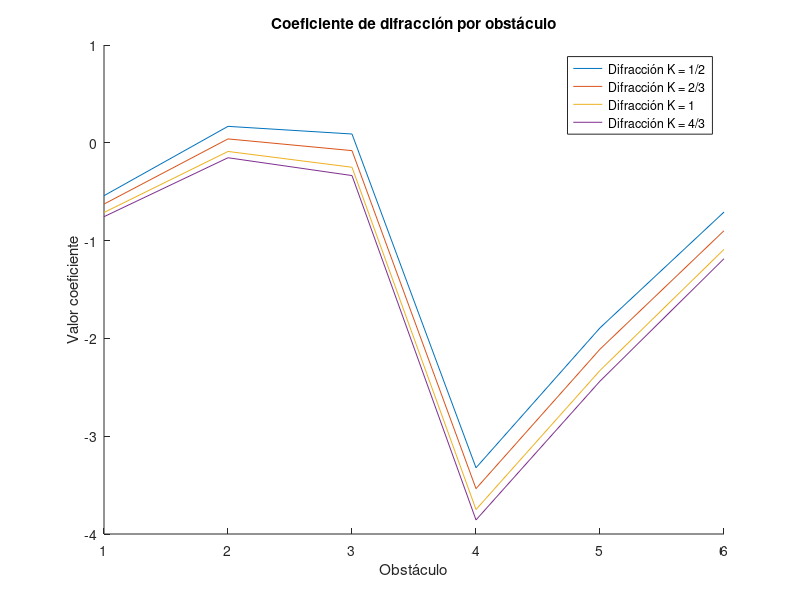

Write the MATLAB code that produced this figure.
clear;close all;clc;

f      = 2.3e9;
c      = 3e8;
lambda = c/f;

% Alturas, distancia y radio en metros

d  = 20.09e3; %en Km
R0 = 6370e3;

e = [796 800 803 799 735 760 788 805];
a = [10 0 0 0 0 0 0 8];
d1 = [0 0.806e3 1.910e3 3.721e3 7.831e3 10.955e3 14.965e3 d];
d2 = d - d1;


K           = [0.5, 2/3 ,1, 4/3];
Re          = R0*K;
altura_rayo = ((e(end)+a(end)-e(1)-a(1))/d)*d1 + e(1)+a(1);
R1          = sqrt(lambda*d1.*d2/d); 

%Repito el código de Diego pero "K" es un vector, y por tanto "Re" tambien.

% -----------------------------------------------------------------------
% Esta parte elimina el primer y último elemento de los arrays, ya que se 
% corresponde con los valores de las torres y se obtienen valores que no se usan.
d1(:,1)   =[];
d1(:,end) =[];
e(:,1)    =[];
e(:,end)  =[];
R1(:,1)   =[];
R1(:,end) =[];
altura_rayo(:,1)   = [];
altura_rayo(:,end) = [];
% -----------------------------------------------------------------------
d2=d-d1;

obstaculo_mayor          = max(e);
posicion_obstaculo_mayor = find(e==obstaculo_mayor);

numero_iteraciones    = size(Re);
columnas              = size(d1);
flecha_iterada        = zeros(numero_iteraciones(2),columnas(2));
despejamiento_iterado = zeros(numero_iteraciones(2),columnas(2));
uve_iterado           = zeros(numero_iteraciones(2),columnas(2));
Ldif_iterado          = zeros(numero_iteraciones(2),columnas(2));
Ldiff_totales         = zeros(numero_iteraciones(2),columnas(2));
Ldif_sd               = zeros(1,numero_iteraciones(2));
uve_obstaculo_principal_y_subvano            = zeros(numero_iteraciones(2),3);
posicion_uve_menos_negativo_inferior_subvano = zeros(numero_iteraciones(2),3);

figure(1);title("Coeficiente de difracción por obstáculo");
for iteracion=1:numero_iteraciones(2)    
    flecha_iterada(iteracion,:)        = (d1.*d2)/(2*Re(iteracion));
    despejamiento_iterado(iteracion,:) =  e + flecha_iterada(iteracion,:) - altura_rayo;
    
    uve_iterado(iteracion,:)           = sqrt(2)*despejamiento_iterado(iteracion,:)./R1

    Ldif_iterado(iteracion,:)          =  6.9 + 20*log10(sqrt((uve_iterado(iteracion,:)-0.1).^2 +1) + uve_iterado(iteracion,:)-0.1);
        
    hold on
    plot(uve_iterado(iteracion,:))
    xticks(1:6);
    hold off
    
end
ylabel("Valor coeficiente");xlabel("Obstáculo");
legend("Difracción K = 1/2","Difracción K = 2/3","Difracción K = 1","Difracción K = 4/3");
